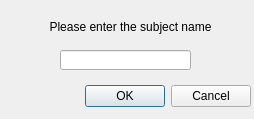
<?xml version="1.0" encoding="UTF-8"?>
<ui version="4.0">
 <class>addSubjectDialog</class>
 <widget class="QDialog" name="addSubjectDialog">
  <property name="geometry">
   <rect>
    <x>0</x>
    <y>0</y>
    <width>254</width>
    <height>119</height>
   </rect>
  </property>
  <property name="windowTitle">
   <string>Dialog</string>
  </property>
  <widget class="QDialogButtonBox" name="buttonBox">
   <property name="geometry">
    <rect>
     <x>-70</x>
     <y>80</y>
     <width>321</width>
     <height>32</height>
    </rect>
   </property>
   <property name="orientation">
    <enum>Qt::Horizontal</enum>
   </property>
   <property name="standardButtons">
    <set>QDialogButtonBox::Cancel|QDialogButtonBox::Ok</set>
   </property>
  </widget>
  <widget class="QLineEdit" name="subjectName">
   <property name="geometry">
    <rect>
     <x>60</x>
     <y>50</y>
     <width>131</width>
     <height>20</height>
    </rect>
   </property>
  </widget>
  <widget class="QLabel" name="label">
   <property name="geometry">
    <rect>
     <x>30</x>
     <y>16</y>
     <width>201</width>
     <height>21</height>
    </rect>
   </property>
   <property name="styleSheet">
    <string notr="true">font: 9pt &quot;Calibri&quot;;</string>
   </property>
   <property name="text">
    <string>Please enter the subject name</string>
   </property>
   <property name="alignment">
    <set>Qt::AlignCenter</set>
   </property>
  </widget>
 </widget>
 <resources/>
 <connections>
  <connection>
   <sender>buttonBox</sender>
   <signal>accepted()</signal>
   <receiver>addSubjectDialog</receiver>
   <slot>accept()</slot>
   <hints>
    <hint type="sourcelabel">
     <x>248</x>
     <y>254</y>
    </hint>
    <hint type="destinationlabel">
     <x>157</x>
     <y>274</y>
    </hint>
   </hints>
  </connection>
  <connection>
   <sender>buttonBox</sender>
   <signal>rejected()</signal>
   <receiver>addSubjectDialog</receiver>
   <slot>reject()</slot>
   <hints>
    <hint type="sourcelabel">
     <x>316</x>
     <y>260</y>
    </hint>
    <hint type="destinationlabel">
     <x>286</x>
     <y>274</y>
    </hint>
   </hints>
  </connection>
 </connections>
</ui>
